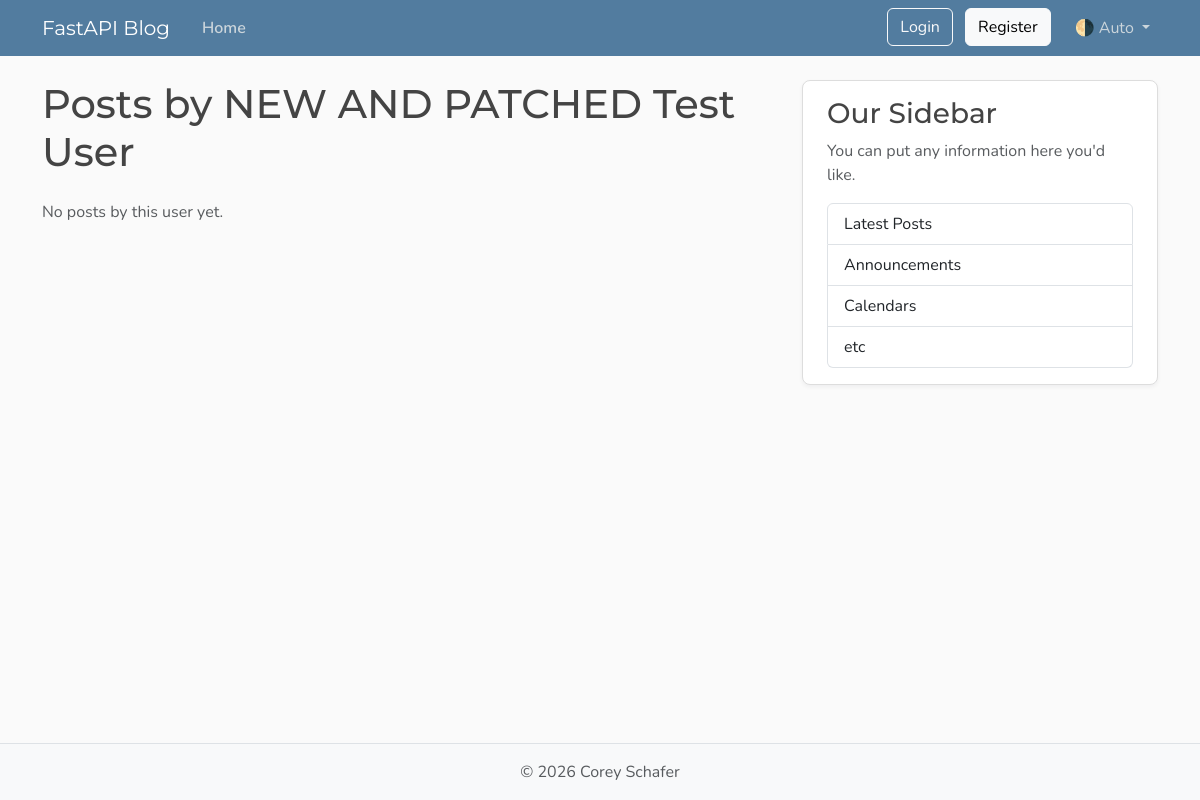
Before: /users/1/posts with the older database file.
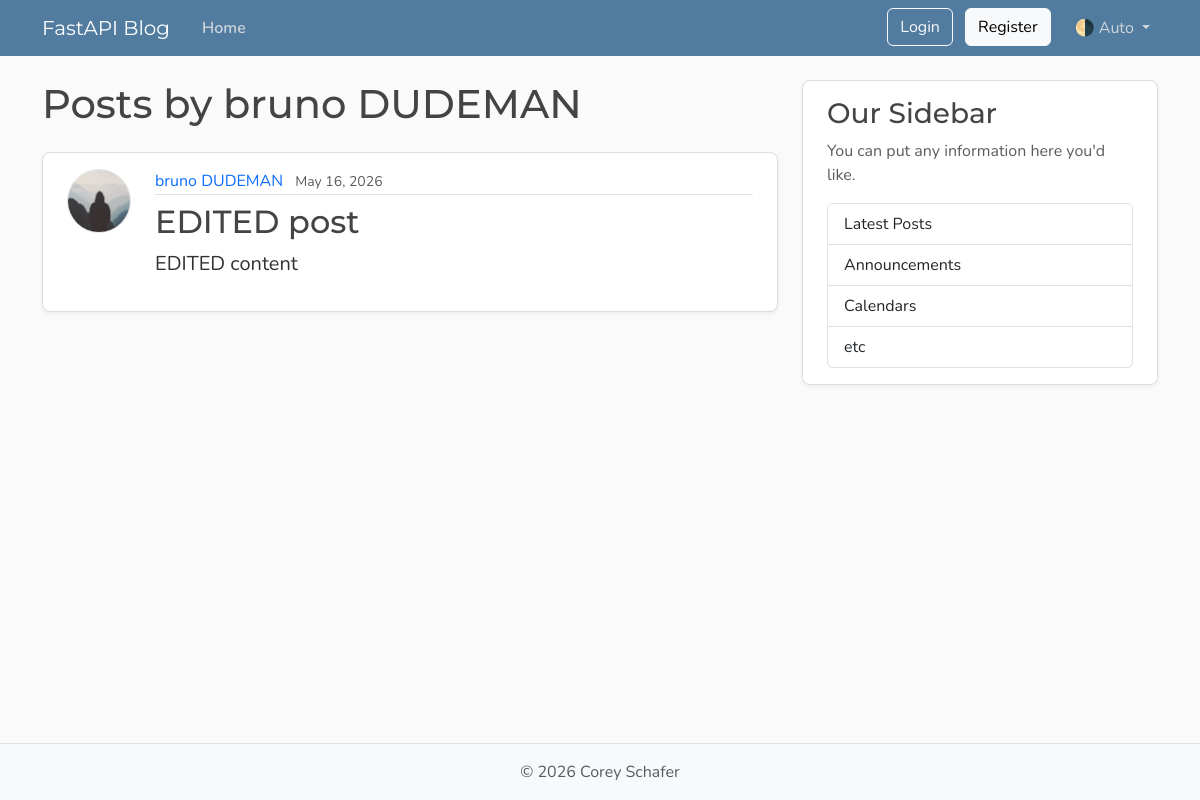
After: the same page with the newer database file.
### models.py (models this page shows, shortened)
class User(Base):
    __tablename__ = "users"
    id: Mapped[int] = mapped_column(Integer, primary_key=True, index=True)
    username: Mapped[str] = mapped_column(String(50), unique=True, nullable=False)
    email: Mapped[str] = mapped_column(String(120), unique=True, nullable=False)
    password_hash: Mapped[str] = mapped_column(String(200), nullable=False)
    image_file: Mapped[str | None] = mapped_column(
        String(200),
        nullable=True,
        default=None,
    )
    posts: Mapped[list[Post]] = relationship(back_populates="author", cascade="all, delete-orphan")

class Post(Base):
    __tablename__ = "posts"
    id: Mapped[int] = mapped_column(Integer, primary_key=True, index=True)
    title: Mapped[str] = mapped_column(String(100), nullable=False)
    content: Mapped[str] = mapped_column(Text, nullable=False)
    user_id: Mapped[int] = mapped_column(
        ForeignKey("users.id"),
        nullable=False,
        index=True,
    )
    date_posted: Mapped[datetime] = mapped_column(
        DateTime(timezone=True),
        default=lambda: datetime.now(UTC),
    )
    author: Mapped[User] = relationship(back_populates="posts")

### main.py (the view)
@app.get("/users/{user_id}/posts", include_in_schema=False, name="user_posts")
async def user_posts_page(
    request: Request,
    user_id: int,
    db: Annotated[AsyncSession, Depends(get_db)],
):
    result = await db.execute(select(models.User).where(models.User.id == user_id))
    user = result.scalars().first()
    if not user:
        raise HTTPException(
            status_code=status.HTTP_404_NOT_FOUND,
            detail="User not found",
        )
    result = await db.execute(
        select(models.Post)
        .options(selectinload(models.Post.author))
        .where(models.Post.user_id == user_id)
        .order_by(models.Post.date_posted.desc()),
    )
    posts = result.scalars().all()
    return templates.TemplateResponse(
        request,
        "user_posts.html",
        {"posts": posts, "user": user, "title": f"{user.username}'s Posts"},
    )

### templates/user_posts.html
{% extends "layout.html" %}
{% block content %}
  <h1 class="mb-4">Posts by {{ user.username }}</h1>
  {% for post in posts %}
    <article class="content-section py-3 px-4 mb-4">
      <div class="d-flex align-items-start gap-4">
        <img class="rounded-circle article-img flex-shrink-0"
             src="{{ post.author.image_path }}"
             alt="{{ post.author.username }}'s profile picture"
             width="64"
             height="64"
             loading="lazy">
        <div class="flex-grow-1">
          <div class="article-metadata mb-2">
            <a class="me-2"
               href="{{ url_for('user_posts', user_id=post.author.id) }}">{{ post.author.username }}</a>
            <small class="text-body-secondary">{{ post.date_posted.strftime("%B %d, %Y") }}</small>
          </div>
          <h2>
            <a class="article-title"
               href="{{ url_for('post_page', post_id=post.id) }}">{{ post.title }}</a>
          </h2>
          <p class="article-content">{{ post.content }}</p>
        </div>
      </div>
    </article>
  {% else %}
    <p class="text-body-secondary">No posts by this user yet.</p>
  {% endfor %}
{% endblock content %}

### templates/layout.html (shortened to what this page needs)
<!DOCTYPE html>
<html lang="en">
    <head>
        <link href="https://cdn.jsdelivr.net/npm/bootstrap@5.3.8/dist/css/bootstrap.min.css"
              rel="stylesheet"
>
        <link rel="stylesheet"
              type="text/css"
              href="{{ url_for("static", path='css/main.css') }}">
    </head>
    <body class="d-flex flex-column min-vh-100">
        <header class="site-header">
            <nav class="navbar navbar-expand-md bg-steel fixed-top"
                 data-bs-theme="dark">
                <div class="container">
                    <a class="navbar-brand me-4" href="{{ url_for("home") }}">FastAPI Blog</a>
                    <div class="collapse navbar-collapse" id="navbarToggle">
                        <div class="navbar-nav me-auto">
                            <a class="nav-link active"
                               aria-current="page"
                               href="{{ url_for("home") }}">Home</a>
                        </div>
                        <div class="navbar-nav">
                            <div id="loggedOutNav">
                                <a class="btn btn-outline-light mb-2 mb-md-0 me-md-2"
                                   href="{{ url_for("login_page") }}">Login</a>
                                <a class="btn btn-light mb-2 mb-md-0 me-md-3"
                                   href="{{ url_for("register_page") }}">Register</a>
                            </div>
                            <div class="nav-item dropdown">
                                <a class="nav-link dropdown-toggle"
                                   href="#"
                                   role="button"
                                   id="bd-theme"
                                   data-bs-toggle="dropdown"
                                   aria-expanded="false">
                                    <span id="bd-theme-text">🌗 Auto</span>
                                </a>
                            </div>
                        </div>
                    </div>
                </div>
            </nav>
        </header>
        <main role="main" class="container">
            <div class="row">
                <div class="col-md-8">
                    {% block content %}
                    {% endblock content %}
                </div>
                <aside class="col-md-4">
                    <div class="content-section py-3 px-4 mb-4">
                        <h3>Our Sidebar</h3>
                        <p class="text-body-secondary">You can put any information here you'd like.</p>
                        <ul class="list-group">
                            <li class="list-group-item">Latest Posts</li>
                            <li class="list-group-item">Announcements</li>
                            <li class="list-group-item">Calendars</li>
                            <li class="list-group-item">etc</li>
                        </ul>
                    </div>
                </aside>
            </div>
        </main>
        <footer class="mt-auto py-3 bg-body-tertiary border-top">
            <div class="container text-center">
                <p class="text-body-secondary mb-0">
                    © <span id="year"></span> Corey Schafer
                </p>
            </div>
        </footer>
    </body>
</html>

### static/css/main.css (style rules this page uses)
:root { --font-heading: "Montserrat", system-ui, -apple-system, BlinkMacSystemFont, sans-serif; --font-body: "Nunito", system-ui, -apple-system, BlinkMacSystemFont, sans-serif; --color-bg-body: #fafafa; --color-bg-content: #ffffff; --color-text-primary: #333333; --color-text-heading: #444444; --color-steel: #527c9f; --color-nav-link: #cbd5db; --color-nav-link-hover: #ffffff; --color-link-hover: #428bca; --color-border: #dddddd; --color-border-light: #e3e3e3; --spacing-xl: 5rem; --article-img-size: 4rem; --account-img-size: 7.813rem; }
body { font-family: var(--font-body); background: var(--color-bg-body); color: var(--color-text-primary); }
main { padding-top: var(--spacing-xl); }
h1, h2, h3, h4, h5, h6 { font-family: var(--font-heading); color: var(--color-text-heading); }
.navbar-brand { font-family: var(--font-heading); }
a { text-decoration: none; }
.bg-steel { background-color: var(--color-steel); }
.site-header .navbar-nav .nav-link { color: var(--color-nav-link); transition: color 0.2s ease-in-out; }
.site-header .navbar-nav .nav-link.active { font-weight: 600; }
.content-section { background: var(--color-bg-content); border: 1px solid var(--color-border); border-radius: 0.5rem; box-shadow: 0 2px 4px rgba(15, 23, 42, 0.05); transition: box-shadow 0.15s ease, transform 0.15s ease, border-color 0.15s ease; }
.article-title { color: var(--color-text-heading); transition: color 0.2s ease-in-out; }
.article-content { white-space: pre-line; font-size: 1.25rem; }
.article-img { height: var(--article-img-size); width: var(--article-img-size); flex-shrink: 0; object-fit: cover; border: 1px solid var(--color-border-light); box-shadow: 0 0 0 2px var(--color-bg-content); }
.article-metadata { padding-bottom: 0.063rem; border-bottom: 1px solid var(--color-border-light); }
.article-metadata a { transition: color 0.2s ease-in-out; }
[data-bs-theme="dark"] { --color-bg-body: #1a1a1a; --color-bg-content: #2d2d2d; --color-text-primary: #e0e0e0; --color-text-heading: #f0f0f0; --color-border: #404040; --color-border-light: #4a4a4a; }

Changed rows visible on the page:
changed User: username "NEW AND PATCHED Test User" → "bruno DUDEMAN"
now on this page (row edited): Post: author.username "bruno DUDEMAN", date_posted "May 16, 2026", title "EDITED post", content "EDITED content"
Other visible differences:
text no longer shown: "No posts by this user yet."
